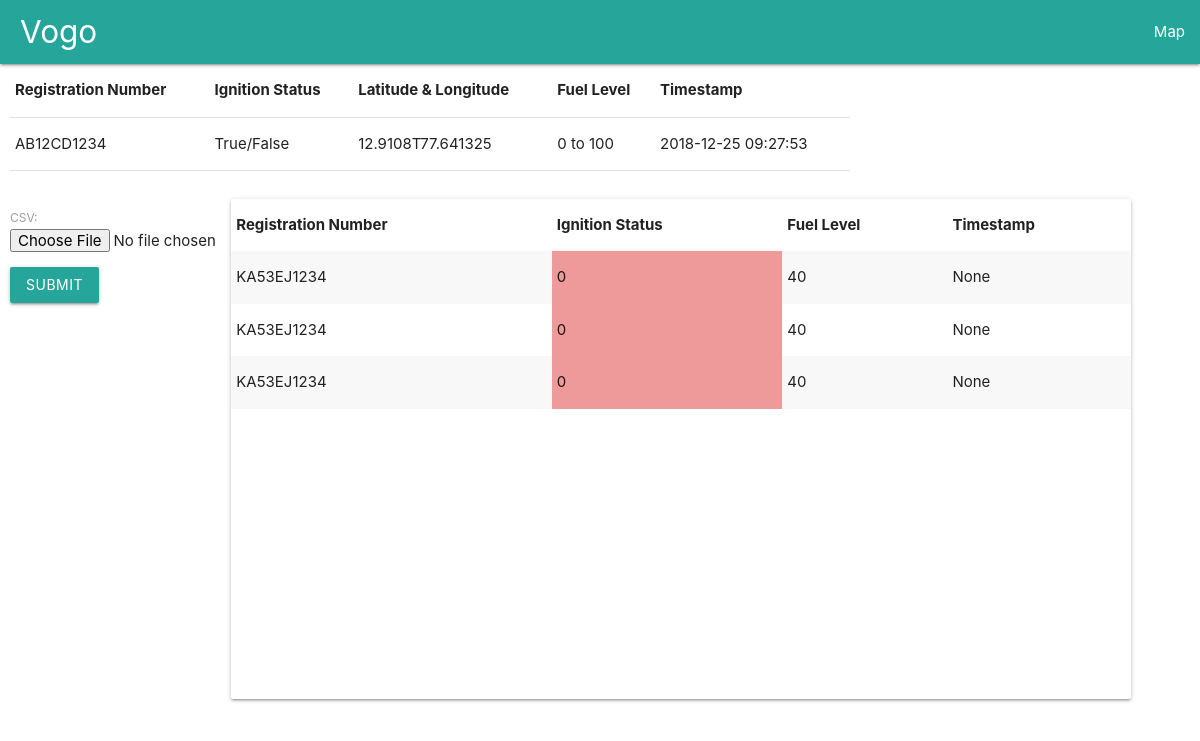
The app's page /home, older data.
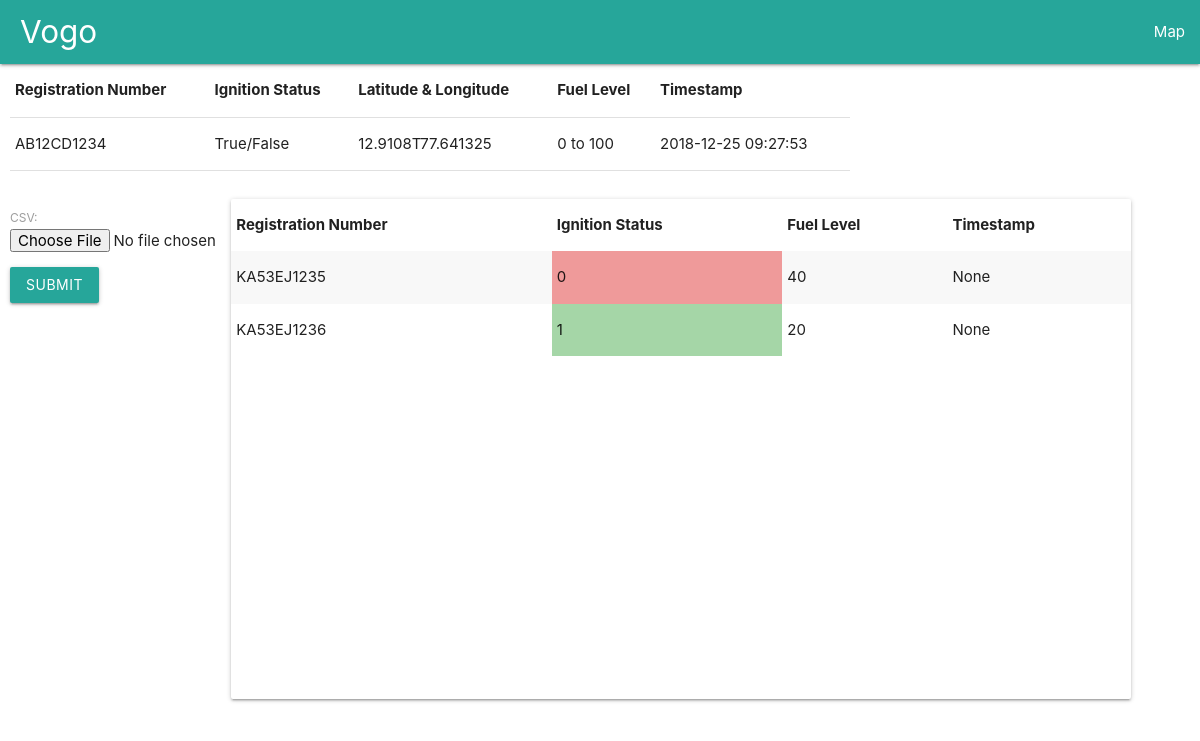
The same page, newer data.
### rl/models.py (models this page shows)
class Vehicles(models.Model):
    reg_num=models.CharField(max_length=10,blank=False)
    lat = models.CharField(max_length=10, blank=False)
    lont = models.CharField(max_length=10, blank=False)
    ign_status = models.BooleanField(max_length=8, blank=False,default=False)
    fuel_lvl = models.IntegerField( blank=False)
    tmstmp=models.CharField(max_length=20,blank=False)
    objects = models.Manager()

### rl/views.py (the view)
# urls.py: url(r'^home', views.home),
def home(request):
    if request.method == 'POST':
        form = UploadCSV(request.POST,request.FILES)
        if form.is_valid():
            if 'vcsv' in request.FILES:
                csv_file=request.FILES['vcsv']
                if csv_file.name.split(".")[1]!='csv':
                    messages.error(request,"Only CSV files allowed")
                    return HttpResponseRedirect("/home")
                file_reader =csv.reader(csv_file,delimiter='\n')
                try:
                    for fields in file_reader:
                        reg_num=str(fields[0]).upper()
                        ign_status = fields[2]
                        fuel_lvl = fields[3]
                        lat = str(fields[1]).split("T")[0]
                        lont = str(fields[1]).split("T")[1]
                        tmstmp = fields[4]
                        if validate_vehicle(reg_num)==False:
                            messages.error(request, "Invalid Vehicle Number")
                            return HttpResponseRedirect("/home")
                        db_obj = Vehicles()
                        db_obj.reg_num = reg_num
                        db_obj.fuel_lvl = fuel_lvl
                        false_list = ["FALSE","false","False","0"]
                        if ign_status in false_list:
                            db_obj.ign_status =False
                        else:
                            db_obj.ign_status =True
                        db_obj.tmstmp=tmstmp
                        db_obj.lat=lat
                        db_obj.lont=lont
                        print(db_obj)
                        db_obj.save()
                    messages.success(request, "Uploaded successfully")
                    return HttpResponseRedirect('/home')
                except Exception as e:
                    messages.error(request, e)
                    return HttpResponseRedirect('/home')
        else:
            messages.error(request, "Invalid File")
            return HttpResponse("/home")
    else:
        form = UploadCSV()
        db_obj=Vehicles.objects.all()
        return render(request, 'Home.html', {'form': form,'stp':db_obj})

### rl/forms.py
class UploadCSV(forms.Form):
	vcsv = forms.FileField(label="CSV",widget=forms.FileInput(attrs={'required': 'yes'}))

### rl/templates/Home.html (shortened to what this page needs)
{% load staticfiles %}
<!DOCTYPE html>
<head>
    <link rel="stylesheet" href="https://cdnjs.cloudflare.com/ajax/libs/materialize/1.0.0/css/materialize.min.css">
</head>
<body>
<nav>
    <div class="nav-wrapper">
        <a href="/home" class="brand-logo"> Vogo</a>
        <ul id="nav-mobile" class="right hide-on-med-and-down">
            <li><a href="/map">Map</a></li>
        </ul>
    </div>
</nav>
<div class="container" style="left:10px;;position:absolute;">
    <div class="row">
        <table class="sresponsive-table">
            <thead>
            <tr>
                <th>Registration Number</th>
                <th>Ignition Status</th>
                <th>Latitude & Longitude</th>
                <th>Fuel Level</th>
                <th>Timestamp</th>
            </tr>
            </thead>
            <tbody>
            <tr>
                <td>AB12CD1234</td>
                <td>True/False</td>
                <td>12.9108T77.641325</td>
                <td>0 to 100</td>
                <td>2018-12-25 09:27:53</td>
            </tr>
            </tbody>
        </table>
    </div>
    <div class="row">
        <div class="col s3">
            <div class="row">
                <form method="POST" enctype="multipart/form-data" action="/home" class="post-form">{% csrf_token %}
                    {{ form.as_p }}
                    <button type="submit" class="save btn btn-default">Submit</button>
                </form>
            </div>
        </div>
        <div class="col s9">
            <div class="card" style="width: 900px; height: 500px;">
                {% if stp %}
                <table class="striped responsive-table">
                    <thead>
                    <tr>
                        <th>Registration Number</th>
                        <th>Ignition Status</th>
                        <th>Fuel Level</th>
                        <th>Timestamp</th>
                    </tr>
                    </thead>
                    <tbody>
                    {% for elem in stp %}
                    <tr>
                        <td>{{elem.reg_num}}</td>
                        {% ifequal elem.ign_status '0' %}
                        <td bgcolor="#EF9A9A">{{elem.ign_status}}</td>
                        {% else %}
                        <td bgcolor="#A5D6A7">{{elem.ign_status}}</td>
                        {% endifequal %}
                        <td>{{elem.fuel_lvl}}</td>
                        <td>{{elem.tmstmp}}</td>
                    </tr>
                    {% endfor %}
                    </tbody>
                </table>
                {% else %}
                <h3>No Records Found</h3>
                {% endif %}
            </div>
        </div>
    </div>
</div>
</body>
</html>

### rl/templates/Home.html (style rules this page uses)
nav { background-color:#26A69A; }
a { margin-left:20px; }

Row changes from the older to the newer data that the page shows:
removed Vehicles: reg_num "KA53EJ1234", ign_status "0", fuel_lvl "40", tmstmp "None"
removed Vehicles: reg_num "KA53EJ1234", ign_status "0", fuel_lvl "40", tmstmp "None"
removed Vehicles: reg_num "KA53EJ1234", ign_status "0", fuel_lvl "40", tmstmp "None"
added Vehicles: reg_num "KA53EJ1235", ign_status "0", fuel_lvl "40", tmstmp "None"
added Vehicles: reg_num "KA53EJ1236", ign_status "1", fuel_lvl "20", tmstmp "None"
